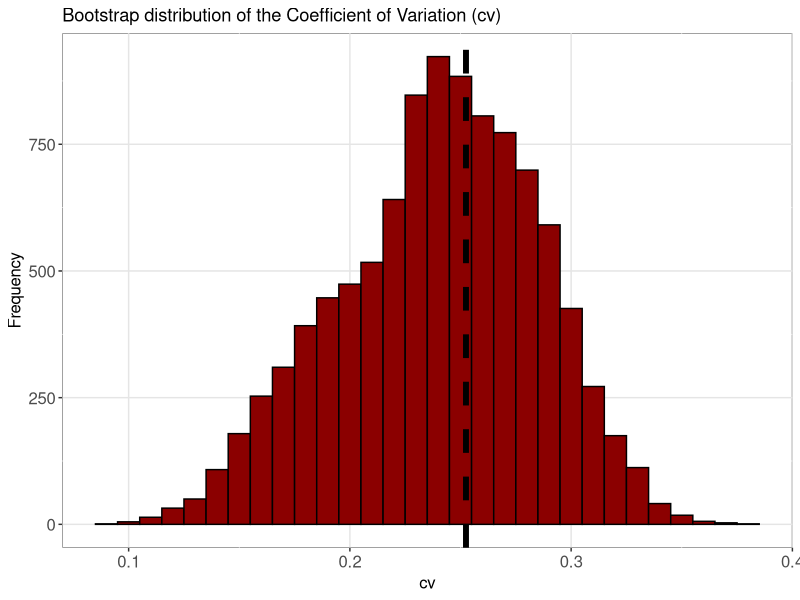

This chart was generated by the following R code:
#-----------------------------
# Nonparametric Bootstrap in R
#-----------------------------


# dataset
x <- c(8.26, 6.33, 10.4, 5.27, 5.35, 5.61, 6.12, 6.19, 5.2, 7.01, 8.74, 7.78,
       7.02, 6, 6.5, 5.8, 5.12, 7.41, 6.52, 6.21, 12.28, 5.6, 5.38, 6.6, 8.74)

# coefficient of variation (CV)
cv <- sd(x) / mean(x)
cv # 0.2524712

# bootstrap
num_bootstraps <- 10000
bootstrap_cvs <- numeric(num_bootstraps)
set.seed(2023)  
for (i in 1:num_bootstraps) {
  resample <- sample(x, replace = TRUE)
  bootstrap_cvs[i] <- sd(resample) / mean(resample)
}

# bias and standard error of the CV estimator
bias <- mean(bootstrap_cvs) - cv
bias # [1] -0.01216963
standard_error <- sd(bootstrap_cvs)
standard_error # [1] 0.04484109

# 2. plot the bootstrap distribution
library(ggplot2)
bootstrap_df <- data.frame(CVs = bootstrap_cvs)

ggplot(bootstrap_df, aes(x = CVs)) +
  geom_histogram(binwidth = 0.01, fill = "darkred", color = "black") +
  geom_vline(xintercept = cv, color = "black", linetype = "dashed", lwd = 2) +
  labs(title = 'Bootstrap distribution of the Coefficient of Variation (cv)',
       y="Frequency", x="cv") +
  theme(axis.text=element_text(size=12),
        axis.title=element_text(size=12),
        panel.background = element_rect(fill = "white", colour = "grey50"),
        panel.grid.major = element_line(colour = "grey90"))


